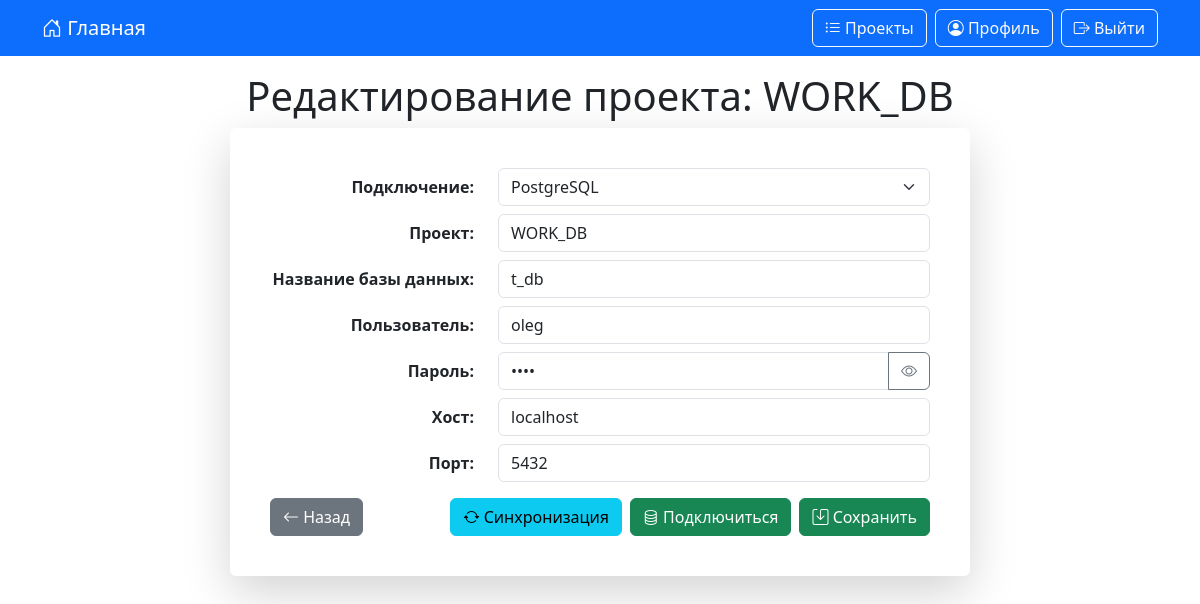
Screenshot of /project_edit/16/ (signed in) with the database file from the repository.
### data_generator/models.py (models this page shows, shortened)
class DateStamp(models.Model):
    created = models.DateTimeField(verbose_name='Дата создания', auto_now_add=True)
    updated = models.DateTimeField(verbose_name='Дата изменения', auto_now=True)
    class Meta:
        abstract = True

class DataBaseUser(DateStamp):
    db_project = models.CharField(verbose_name="Проект", max_length=40, unique=True)
    db_name = models.CharField(verbose_name="Название базы данных", max_length=40)
    db_user = models.CharField(verbose_name="Пользователь", max_length=40)
    db_password = models.CharField(verbose_name="Пароль", max_length=40)
    db_host = models.CharField(verbose_name="Хост", max_length=255)
    db_port = models.CharField(verbose_name="Порт", max_length=8)
    user = models.ForeignKey(CustomUser, verbose_name="Пользователь", on_delete=models.CASCADE, related_name='data_base_user')
    data_base_name = models.ForeignKey(DataBaseName, verbose_name="Подключение", on_delete=models.CASCADE, related_name='data_base_name')
    class Meta:
        verbose_name = "Проект"
        verbose_name_plural = "Проекты"
        ordering = 'db_project',

### data_generator/views.py (the view)
# urls.py: path('project_edit/<int:pk>/', project_edit, name='projects_edit'),
@login_required
def project_edit(request, pk):
    app_settings = AppSettings.objects.first()
    connect_timeout = app_settings.connect_timeout_db if app_settings else 5
    database = get_object_or_404(DataBaseUser, pk=pk, user=request.user)
    if request.method == 'POST':
        form = DataBaseUserForm(request.POST, instance=database)
        if form.is_valid():
            old_password = DataBaseUser.objects.get(pk=pk).db_password
            db_obj = form.save(commit=False)
            if not form.cleaned_data.get('db_password'):
                db_obj.db_password = old_password
            db_obj.save()
            if 'check_connection' in request.POST:
                try:
                    connection = psycopg2.connect(
                        dbname=db_obj.db_name,
                        user=db_obj.db_user,
                        password=db_obj.db_password,
                        host=db_obj.db_host,
                        port=db_obj.db_port,
                        connect_timeout=connect_timeout,
                    )
                    connection.close()
                    messages.success(request, f"Успешное подключение к базе данных '{db_obj.db_name}'.")
                except psycopg2.OperationalError:
                    messages.warning(request, "Ошибка подключения! Проверьте настройки подключения.")
                except Exception as e:
                    messages.warning(request, f"Ошибка подключения: {str(e)}")
                form = DataBaseUserForm(instance=db_obj)
                form.fields['db_password'].initial = db_obj.db_password
                form.fields['db_password'].widget.attrs['value'] = db_obj.db_password
                return render(request, 'projects_edit.html', {'form': form, 'database': db_obj})
            messages.success(request, "Данные успешно сохранены.")
            return redirect(reverse('projects_edit', args=[db_obj.pk]))
        else:
            messages.warning(request, "Исправьте ошибки в форме.")
    else:
        form = DataBaseUserForm(instance=database)
        form.fields['db_password'].initial = database.db_password
        form.fields['db_password'].widget.attrs['value'] = database.db_password
    return render(request,
                  template_name='projects_edit.html',
                  context={
                      'form': form,
                      'database': database}
                  )

### data_generator/forms.py
class DataBaseUserForm(forms.ModelForm):
    class Meta:
        model = DataBaseUser
        fields = ('data_base_name', 'db_project', 'db_name', 'db_user', 'db_password', 'db_host', 'db_port')
        widgets = {
            'data_base_name': forms.Select(attrs={'class': 'form-select', 'id': 'id_data_base_name'}),
            'db_project': forms.TextInput(attrs={'class': 'form-control'}),
            'db_name': forms.TextInput(attrs={'class': 'form-control'}),
            'db_user': forms.TextInput(attrs={'class': 'form-control'}),
            'db_password': forms.PasswordInput(attrs={'class': 'form-control', 'id': 'id_db_password'}, render_value=True),
            'db_host': forms.TextInput(attrs={'class': 'form-control'}),
            'db_port': forms.NumberInput(attrs={'class': 'form-control'}),
        }
    def __init__(self, *args, **kwargs):
        super().__init__(*args, **kwargs)
        self.fields['data_base_name'].empty_label = '— Выберите подключение —'

### data_generator/models.py (called while the page is built)
    def __str__(self):
        return self.name

### templates/projects_edit.html (shortened to what this page needs)
{% extends 'base.html' %}
{% load static %}
{% block content %}
    <h1 class="text-center mb-2">Редактирование проекта: {{ database.db_project }}</h1>
    <div class="card shadow-lg border-0 mx-auto p-4 panel-input">
        <div class="card-body">
            <form method="post" class="needs-validation" novalidate>
                <div class="row mb-2">
                    <label for="id_data_base_name" class="col-sm-4 col-form-label text-end"><strong>Подключение:</strong></label>
                    <div class="col-sm-8">
                        {{ form.data_base_name }}
                    </div>
                </div>
                <div class="row mb-2">
                    <label for="id_db_project" class="col-sm-4 col-form-label text-end"><strong>Проект:</strong></label>
                    <div class="col-sm-8">
                        {{ form.db_project }}
                    </div>
                </div>
                <div class="row mb-2">
                    <label for="id_db_name" class="col-sm-4 col-form-label text-end"><strong>Название базы данных:</strong></label>
                    <div class="col-sm-8">
                        {{ form.db_name }}
                    </div>
                </div>
                <div class="row mb-2">
                    <label for="id_db_user" class="col-sm-4 col-form-label text-end"><strong>Пользователь:</strong></label>
                    <div class="col-sm-8">
                        {{ form.db_user }}
                    </div>
                </div>
                <div class="row mb-2">
                    <label for="id_db_password" class="col-sm-4 col-form-label text-end"><strong>Пароль:</strong> </label>
                    <div class="col-sm-8">
                        <div class="input-group">
                            {{ form.db_password }}
                            <button type="button" class="btn btn-outline-secondary" id="toggleDbPasswordEdit" tabindex="-1" aria-label="Показать/скрыть пароль"><i class="bi bi-eye"></i></button>
                        </div>
                    </div>
                </div>
                <div class="row mb-2">
                    <label for="id_db_host" class="col-sm-4 col-form-label text-end"><strong>Хост:</strong></label>
                    <div class="col-sm-8">
                        {{ form.db_host }}
                    </div>
                </div>
                <div class="row mb-2">
                    <label for="id_db_port" class="col-sm-4 col-form-label text-end"><strong>Порт:</strong></label>
                    <div class="col-sm-8">
                        {{ form.db_port }}
                    </div>
                </div>
                <div class="mt-3 d-flex justify-content-between align-items-center flex-wrap gap-2">
                    <a href="{% url 'projects' %}" class="btn btn-secondary"> <i class="bi bi-arrow-left"></i> Назад </a>
                    <div class="d-flex gap-2">
                        <button type="submit" name="check_connection" value="true" class="btn btn-info"><i class="bi bi-arrow-repeat"></i> Синхронизация</button>
                        <a href="{% url 'database_schemas' database.pk %}" class="btn btn-success"> <i class="bi bi-database"></i> Подключиться </a>
                        <button type="submit" class="btn btn-success"><i class="bi bi-save"></i> Сохранить</button>
                    </div>
                </div>
            </form>
        </div>
    </div>
{% endblock %}

### static/css/style.css (style rules this page uses)
.panel-input { max-width: 740px }

### rows the page displays
DataBaseUser: db_project "WORK_DB", data_base_name "PostgreSQL", db_name "t_db", db_user "oleg", db_host "localhost", db_port "5432"
